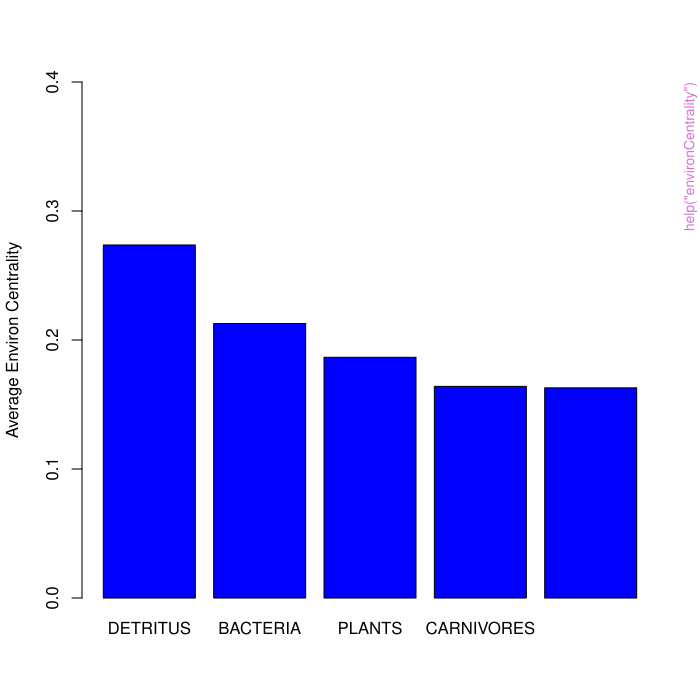

Reproduce this figure in R.
pkgname <- "enaR"
source(file.path(R.home("share"), "R", "examples-header.R"))
options(warn = 1)
library('enaR')

base::assign(".oldSearch", base::search(), pos = 'CheckExEnv')
cleanEx()
nameEx("TES")
### * TES

flush(stderr()); flush(stdout())

### Name: TES
### Title: Calculate the total environ storage.
### Aliases: TES

### ** Examples

data(troModels)
TES(troModels[[6]])



cleanEx()
nameEx("TET")
### * TET

flush(stderr()); flush(stdout())

### Name: TET
### Title: Calculates the total environ throughflow for a ecosystem network
###   model.
### Aliases: TET

### ** Examples

data(troModels)
tet <- TET(troModels[[6]])
tet



cleanEx()
nameEx("as.extended")
### * as.extended

flush(stderr()); flush(stdout())

### Name: as.extended
### Title: Create an extended format matrix.
### Aliases: as.extended

### ** Examples

data(troModels)
as.extended(troModels[[6]])



cleanEx()
nameEx("balance")
### * balance

flush(stderr()); flush(stdout())

### Name: balance
### Title: Balance flow network models.
### Aliases: balance

### ** Examples

data(troModels)
balance(troModels[[6]])



cleanEx()
nameEx("enaAll")
### * enaAll

flush(stderr()); flush(stdout())

### Name: enaAll
### Title: Conduct all major ENA.
### Aliases: enaAll

### ** Examples

data(troModels)
output = enaAll(troModels[[6]])
names(output)



cleanEx()
nameEx("enaAscendency")
### * enaAscendency

flush(stderr()); flush(stdout())

### Name: enaAscendency
### Title: Calculates the ascendency of an ecological network.
### Aliases: enaAscendency

### ** Examples

data(troModels)
enaAscendency(troModels[[6]])



cleanEx()
nameEx("enaControl")
### * enaControl

flush(stderr()); flush(stdout())

### Name: enaControl
### Title: Control analyses of ecological networks.
### Aliases: enaControl

### ** Examples

data(troModels)
enaControl(troModels[[6]])



cleanEx()
nameEx("enaEnviron")
### * enaEnviron

flush(stderr()); flush(stdout())

### Name: enaEnviron
### Title: Ecological network environs.
### Aliases: enaEnviron

### ** Examples

data(troModels)
enaEnviron(troModels[[6]])



cleanEx()
nameEx("enaFlow")
### * enaFlow

flush(stderr()); flush(stdout())

### Name: enaFlow
### Title: Flow analyses of ecological networks.
### Aliases: enaFlow

### ** Examples

data(troModels)
F = enaFlow(troModels[[6]])  # completes the full analysis
F$ns  # returns just the network statisics



cleanEx()
nameEx("enaMTI")
### * enaMTI

flush(stderr()); flush(stdout())

### Name: enaMTI
### Title: Mixed Trophic Impacts (MTI) measures the impact of one species
###   on another.
### Aliases: enaMTI

### ** Examples

data(troModels)
mti <- enaMTI(troModels[[6]])
attributes(mti)



cleanEx()
nameEx("enaStorage")
### * enaStorage

flush(stderr()); flush(stdout())

### Name: enaStorage
### Title: Storage analyses of ecological networks.
### Aliases: enaStorage
### Keywords: enaFlow read.scor

### ** Examples

data(oyster)
S<-enaStorage(oyster)
attributes(S)



cleanEx()
nameEx("enaStructure")
### * enaStructure

flush(stderr()); flush(stdout())

### Name: enaStructure
### Title: Structure analyses of ecological network.
### Aliases: enaStructure

### ** Examples

data(troModels)
enaStructure(troModels[[6]])



cleanEx()
nameEx("enaUtility")
### * enaUtility

flush(stderr()); flush(stdout())

### Name: enaUtility
### Title: Utility analysis of ecological networks.
### Aliases: enaUtility

### ** Examples

data(troModels)
U <- enaUtility(troModels[[6]],type="flow",eigen.check=FALSE)
attributes(U)
US <-enaUtility(troModels[[6]],type="storage",eigen.check=FALSE)



cleanEx()
nameEx("environCentrality")
### * environCentrality

flush(stderr()); flush(stdout())

### Name: environCentrality
### Title: Calculates the environ centrality of the nodes in an ecological
###   network.
### Aliases: environCentrality

### ** Examples

data(troModels) 
F<-enaFlow(troModels[[6]])
ec<-environCentrality(F$N)
attributes(ec)
barplot(sort(ec$AEC,decreasing=TRUE),col=4,
   ylab="Average Environ Centrality",
   ylim=c(0,0.4))



cleanEx()
nameEx("findPathLength")
### * findPathLength

flush(stderr()); flush(stdout())

### Name: findPathLength
### Title: Cumulative flow over a range of path lengths.
### Aliases: findPathLength

### ** Examples

data(troModels)
pl10 <- findPathLength(troModels[[6]], plot.sw=TRUE,maxPath=10)
names(pl10)
pl10$thresholds



cleanEx()
nameEx("force.balance")
### * force.balance

flush(stderr()); flush(stdout())

### Name: force.balance
### Title: Repeated, sequential application the balance function.
### Aliases: force.balance

### ** Examples

data(troModels)
ssCheck(troModels[[1]])
fb.model=force.balance(troModels[[2]]) #produces a balanced model



cleanEx()
nameEx("get.ns")
### * get.ns

flush(stderr()); flush(stdout())

### Name: get.ns
### Title: Quick calculation of a range of network statistics.
### Aliases: get.ns

### ** Examples

data(troModels)
get.ns(troModels[[6]])



cleanEx()
nameEx("scc")
### * scc

flush(stderr()); flush(stdout())

### Name: scc
### Title: Finds the strongly connected component (SCC) in a graph.
### Aliases: scc

### ** Examples

data(troModels)
A<-enaStructure(troModels[[6]])$A
scc(A)



cleanEx()
nameEx("set.orient")
### * set.orient

flush(stderr()); flush(stdout())

### Name: set.orient
### Title: Globally set the output matrix orientation.
### Aliases: set.orient

### ** Examples

original.orientation = get.orient()
original.orientation
set.orient('school')
get.orient()
set.orient('rc')
get.orient()
set.orient(original.orientation)



cleanEx()
nameEx("ssCheck")
### * ssCheck

flush(stderr()); flush(stdout())

### Name: ssCheck
### Title: Checks the balance of inputs and outputs from a network.
### Aliases: ssCheck

### ** Examples

data(troModels)
ssCheck(troModels[[2]])
ssCheck(troModels[[6]])



cleanEx()
nameEx("unpack")
### * unpack

flush(stderr()); flush(stdout())

### Name: unpack
### Title: "Unpacks" the components of a network object into separate
###   objects.
### Aliases: unpack

### ** Examples

data(troModels)
unpack(troModels[[6]])



### * <FOOTER>
###
options(digits = 7L)
base::cat("Time elapsed: ", proc.time() - base::get("ptime", pos = 'CheckExEnv'),"\n")
grDevices::dev.off()
###
### Local variables: ***
### mode: outline-minor ***
### outline-regexp: "\\(> \\)?### [*]+" ***
### End: ***
quit('no')
